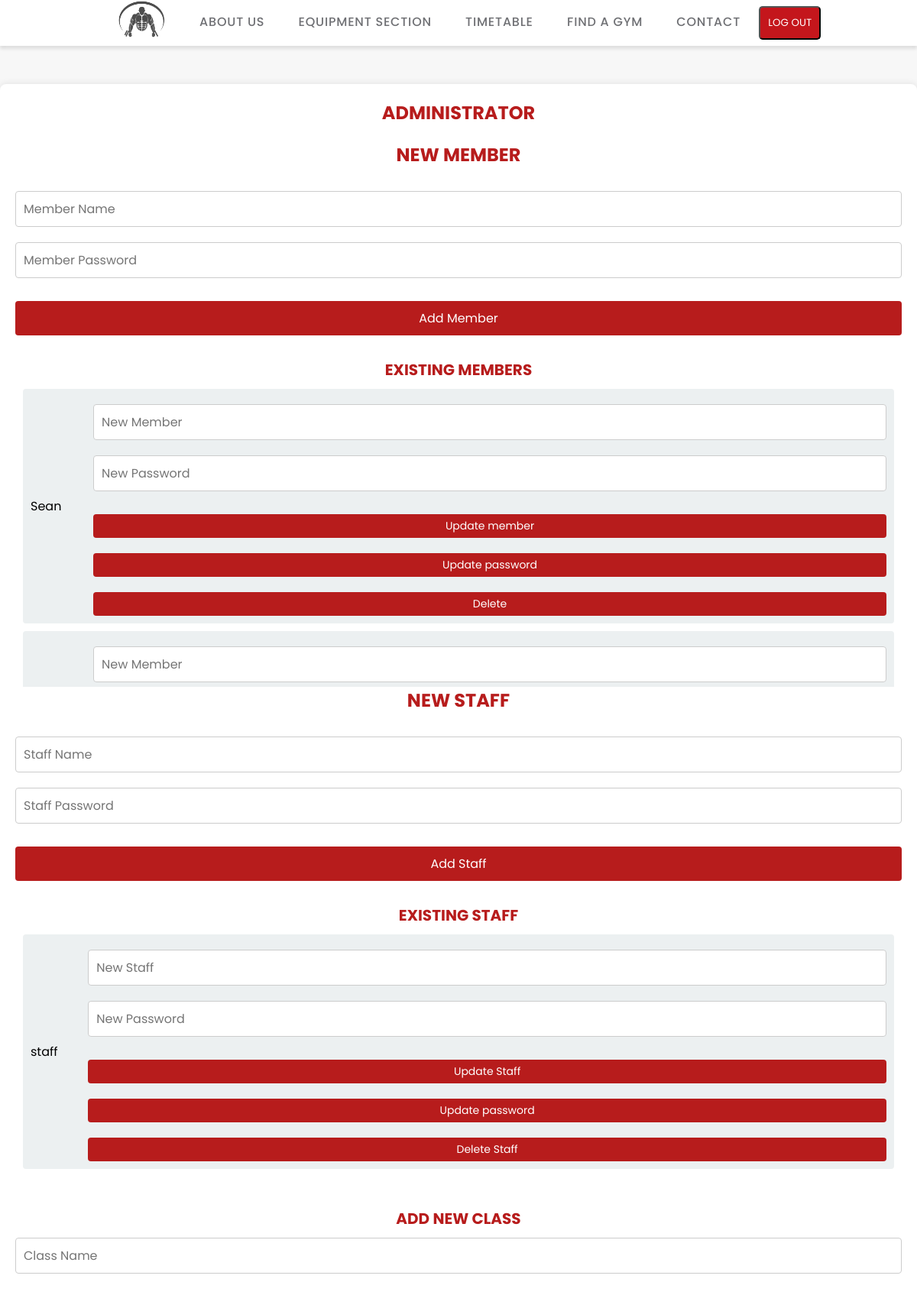
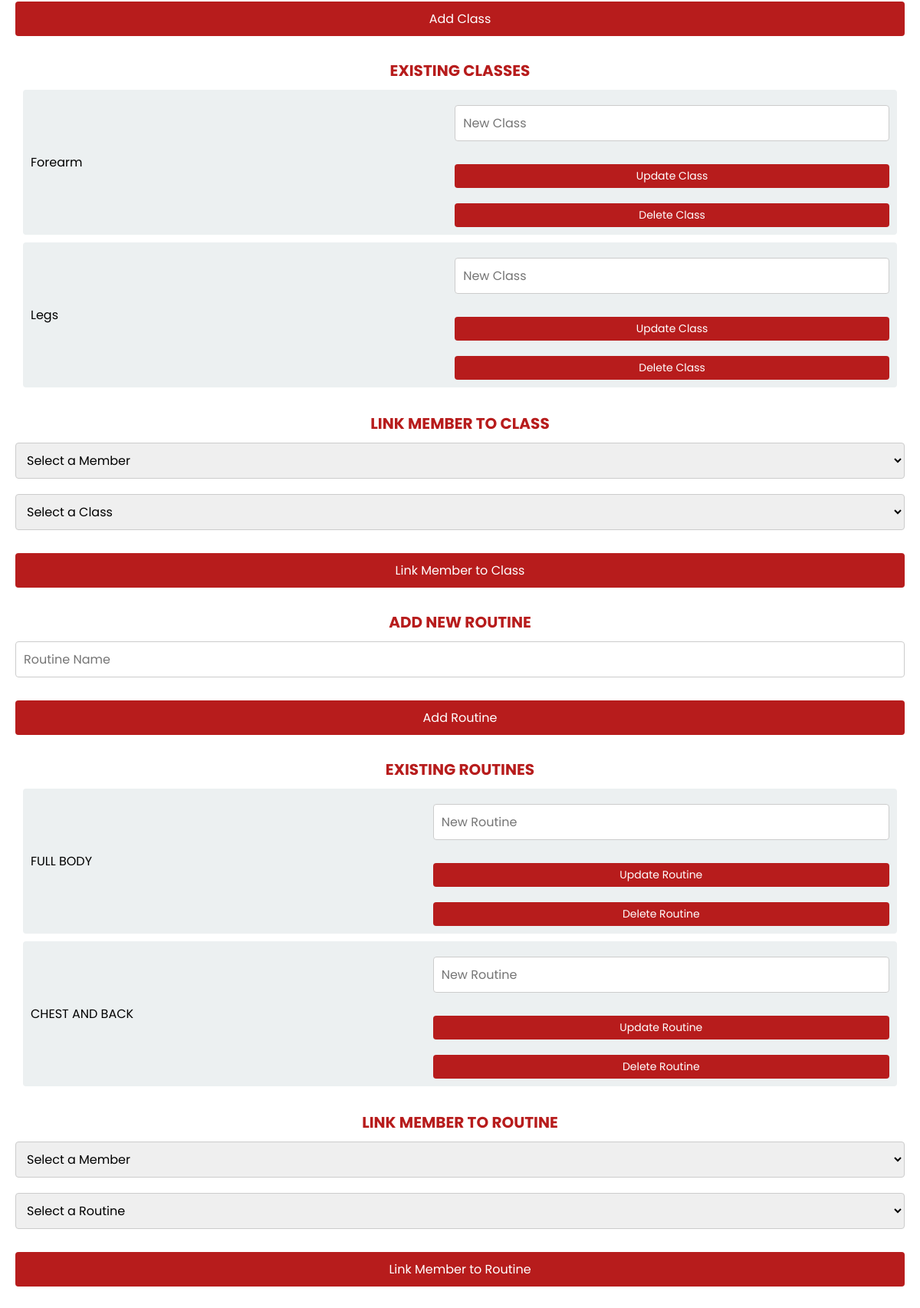
Page /pages/dashboard.php (signed in, upper part) on the committed database (2 pictures, top to bottom).
### tables this page shows
CREATE TABLE `members` (
  `id` int(11) NOT NULL,
  `name` varchar(100) NOT NULL,
  `password` varchar(100) NOT NULL
);

CREATE TABLE `staff` (
  `id` int(11) NOT NULL,
  `name` varchar(100) NOT NULL,
  `password` varchar(100) NOT NULL
);

CREATE TABLE `classes` (
  `id` int(11) NOT NULL,
  `name` varchar(100) NOT NULL
);

CREATE TABLE `routine` (
  `id` int(11) NOT NULL,
  `name` varchar(100) NOT NULL
);

### functions/functions.php (called while the page is built, shortened)
<?php
function fetchClasses($dbConnect)
{
    $query = "SELECT id, name FROM classes";
    $stmt = $dbConnect->query($query);
    return $stmt->fetchAll(PDO::FETCH_ASSOC);
}
function fetchMembers($dbConnect)
{
    $query = "SELECT id, name FROM members";
    $stmt = $dbConnect->query($query);
    return $stmt->fetchAll(PDO::FETCH_ASSOC);
}
function fetchRoutines($dbConnect)
{
    $query = "SELECT id, name FROM routine";
    $stmt = $dbConnect->query($query);
    return $stmt->fetchAll(PDO::FETCH_ASSOC);
}
function fetchStaff($dbConnect)
{
    $query = "SELECT id, name FROM staff";
    $stmt = $dbConnect->query($query);
    return $stmt->fetchAll(PDO::FETCH_ASSOC);
}

### pages/dashboard.php (the view, shortened to what this page needs)
<?php
include_once('../functions/functions.php');
$dbConnect = dbLink();
$classes = fetchClasses($dbConnect);
$members = fetchMembers($dbConnect);
$staffs = fetchStaff($dbConnect);
$routines = fetchRoutines($dbConnect);
?>
<!DOCTYPE html>
<html lang="en">
<head>
    <link rel="stylesheet" href="../css/style.css">
</head>
<body>
    <header>
        <div class="header-content">
            <div class="img-header">
                <a href="../index.php"><img src="../images/file (2).png" alt="Logo" id="imglogo"></a>
            </div>
        </div>
        <div class="navbar">
            <nav>
                <ul>
                    <li><a href="../pages/about.php">About Us</a></li>
                    <li><a href="../pages/equipment.php">Equipment Section</a></li>
                    <li><a href="../pages/timetable.php">Timetable</a></li>
                    <li><a href="https://www.google.com/maps/dir//mindroom+maps/data=!4m6!4m5!1m1!4e2!1m2!1m1!1s0x6b9103975a5f5c9f:0x98218c2e11a332d0?sa=X&ved=1t:3061&ictx=111"
                            target="_blank">Find a gym</a></li>
                    <li><a href="../pages/contact.php">Contact</a></li>
                    <div class="btn-position">
                        <li>
                            <form method="POST" action="">
                                <button type="submit" name="logout" id="btn-logout"
                                    style="color: green; background-color: #c4161c;   padding: 10px; border-radius: 5px; color: white; text-decoration: none; text-transform:uppercase">Log
                                    Out</button>
                            </form>
                        </li>
                    </div>
                </ul>
            </nav>
        </div>
    </header>
    <div class="dashboard-content">
        <?php
        if (isset($_SESSION['validate']) && $_SESSION['validate'] == 'validated') {
            switch ($_SESSION['position']) {
                case 'admin':
                    echo '<div class="form-Option">
                    <h2>Administrator</h2>
                    <h2>New Member</h2>
                    <form action="" method="POST">
                        <input type="text" name="name" placeholder="Member Name" required>
                        <input type="password" name="password" placeholder="Member Password" required>
                        <button type="submit" name="insert_member">Add Member</button>
                    </form>
                    <h3>Existing Members</h3>
                    <div class="member-list">
                        <ul>';
                    foreach ($members as $member) {
                        echo '<li>' . htmlspecialchars($member['name']) . '
                        <form method="POST" action="">
                            <input type="hidden" name="member_id" value="' . $member['id'] . '">
                            <input type="text" name="new_name" placeholder="New Member">
                            <input type="password" name="new_pass" placeholder="New Password">
                            <button type="submit" name="update_member">Update member</button>
                            <button type="submit" name="update_password_member">Update password</button>
                            <button type="submit" name="delete_member">Delete</button>
                        </form></li>';
                    }
                    echo '  </ul>
                    </div>';
                    echo '<h2>New Staff</h2>
                    <form action="" method="POST">
                        <input type="text" name="name" placeholder="Staff Name" required>
                        <input type="password" name="password" placeholder="Staff Password" required>
                        <button type="submit" name="insert_staff">Add Staff</button>
                        <h3>Existing Staff</h3>
                    </form>
                    <div class="staff-list">
                        <ul>';
                    foreach ($staffs as $staff) {
                        echo '<li>' . htmlspecialchars($staff['name']) . '
                        <form method="POST" action="">
                            <input type="hidden" name="staff_id" value="' . $staff['id'] . '">
                            <input type="text" name="new_staff" placeholder="New Staff">
                            <input type="password" name="new_pass_staff" placeholder="New Password">
                            <button type="submit" name="update_staff">Update Staff</button>
                            <button type="submit" name="update_password_staff">Update password</button>
                            <button type="submit" name="delete_staff">Delete Staff</button>
                        </form></li>';
                    }
                    echo '  </ul>
                    </div>';
                    echo '<h3>Add New Class</h3>
                    <form action="" method="POST">
                        <input type="text" name="class_name" placeholder="Class Name" required>
                        <button type="submit" name="insert_class">Add Class</button>
                    </form>';
                    echo '<h3>Existing Classes</h3>
                    <div class="class-list">
                    <ul>';
                    foreach ($classes as $class) {
                        echo '<li>' . htmlspecialchars($class['name']) . '
                        <form method="POST" action="">
                            <input type="hidden" name="class_id" value="' . $class['id'] . '">
                            <input type="text" name="new_class" placeholder="New Class">
                            <button type="submit" name="update_class">Update Class</button>
                            <button type="submit" name="delete_class">Delete Class</button>
                        </form>
                    </li>';
                    }
                    echo '</ul>
                          </div>
                       <h3>Link Member to Class</h3>
                        <form action="" method="POST">
                            <select name="member_id">
                                <option value="">Select a Member</option>';
                    echo '</select>
                            <select name="class_id">
                                <option value="">Select a Class</option>';
                    echo '</select>
                            <button type="submit" name="link_member_to_class">Link Member to Class</button>
                        </form>
                      </select>';
                    echo '<h3>Add New Routine</h3>
                        <form action="" method="POST">
                            <input type="text" name="routine_name" placeholder="Routine Name" required>
                            <button type="submit" name="insert_routine">Add Routine</button>
                        </form>';
                    echo '</ul>
                    <h3>Existing Routines</h3>
                    <div class="routines-list">
                        <ul>';
                    foreach ($routines as $routine) {
                        echo '<li>' . htmlspecialchars($routine['name']) . '
                        <form method="POST" action="">
                            <input type="hidden" name="routine_id" value="' . $routine['id'] . '">
                            <input type="text" name="new_routine" placeholder="New Routine">
                            <button type="submit" name="update_routine">Update Routine</button>
                            <button type="submit" name="delete_routine">Delete Routine</button>
                        </form></li>';
                    }
                    echo '</ul>
                    </div>';
                    echo '</ul>
                        <h3>Link Member to Routine</h3>
                        <form action="" method="POST">
                            <select name="member_id">
                                <option value="">Select a Member</option>';
                    echo '</select>
                            <select name="routine_id">
                                <option value="">Select a Routine</option>';
                    echo '</select>
                            <button type="submit" name="link_member_to_routine">Link Member to Routine</button>
                        </form>
                      </select>';
                    echo '</ul>
                    <h3>Link Member to Workout</h3>
                    <form action="" method="POST">
                        <select name="member_id">
                            <option value="">Select a Member</option>';
                    echo '</select>
                        <select name="workout_id">
                            <option value="">Select a Workout</option>';
                    echo '</select>
                        <button type="submit" name="link_member_to_workout">Link Member to Workout</button>
                    </form>
                  </select> </div>';
                    break;
            }
        }
        ?>
    </div>
</body>
</html>

### css/style.css (style rules this page uses)
* { padding: 0; margin: 0; box-sizing: border-box; font-family: "Poppins", sans-serif; }
body { background-color: #f7f7f7; }
header { justify-content: center; display: flex; align-items: center; height: 60px; background-color: #ffff; position: sticky; top: 0; box-shadow: 0 4px 4px rgba(0, 0, 0, 0.1); z-index: 1000; }
.header-content { display: flex; }
.header-content a { text-decoration: none; }
#imglogo { height: 105px; align-items: center; }
.navbar { display: flex; }
nav ul li { display: inline; }
.btn-position { display: inline-block; }
nav a { text-decoration: none; margin: 20px; font-size: 16px; text-transform: uppercase; font-family: "Poppins", sans-serif; font-weight: 500; font-style: normal; letter-spacing: 0.8px; color: #6f7074; }
.form-Option { background-color: #ffffff; padding: 20px; border-radius: 8px; box-shadow: 0 0 10px rgba(0, 0, 0, 0.1); margin-top: 50px; text-align: center; }
.form-Option h2 { margin-bottom: 20px; font-size: 24px; font-weight: bold; color: #b71c1c; text-transform: uppercase; }
.form-Option select, .form-Option input { width: 100%; padding: 10px; margin: 10px 0; border: 1px solid #ccc; border-radius: 4px; box-sizing: border-box; font-size: 16px; }
.form-Option button { background-color: #b71c1c; color: white; border: none; padding: 10px; margin-top: 20px; border-radius: 4px; cursor: pointer; width: 100%; font-size: 16px; }
.form-Option ul { list-style-type: none; padding: 0; margin: 0; }
.form-Option li { background-color: #ecf0f1; padding: 10px; margin-bottom: 10px; border-radius: 4px; display: flex; justify-content: space-between; align-items: center; }
.form-Option li button { background-color: #b71c1c; padding: 5px 10px; border: none; border-radius: 4px; cursor: pointer; color: white; font-size: 14px; }
.form-Option h3 { font-size: 20px; color: #b71c1c; margin-top: 30px; text-transform: uppercase; }
.member-list { max-height: 400px; overflow-y: auto; padding: 10px; }
.staff-list { max-height: 400px; overflow-y: auto; padding: 10px; }
.class-list { max-height: 400px; overflow-y: auto; padding: 10px; }
.routines-list { max-height: 400px; overflow-y: auto; padding: 10px; }

### rows in the picture
members: name "Sean"
staff: name "staff"
classes: name "Forearm"
classes: name "Legs"
routine: name "FULL BODY"
routine: name "CHEST AND BACK"
